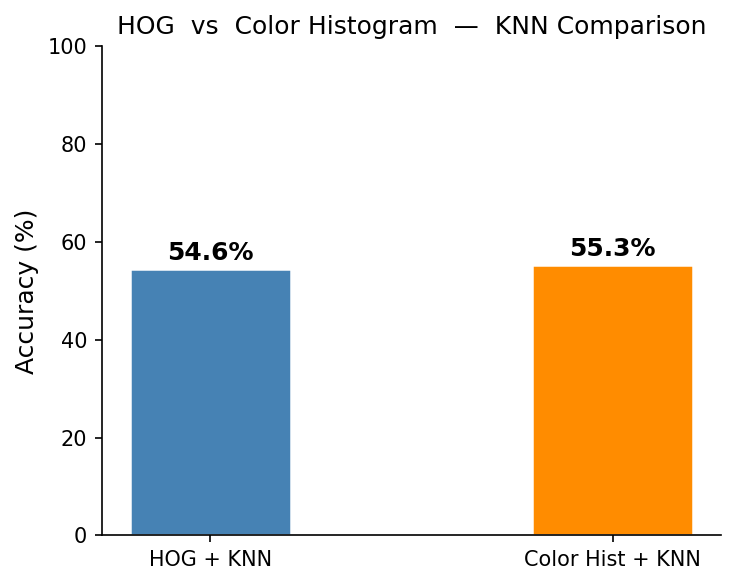
#> input picture comparison.png, 736 x 585 px; its folder holds only this picture in this run
$ python -i main.py   (imports and definitions only)
#> lines starting #> are read from the running program, lines starting #| are printed output that depends on the picture
#> further down, picture is the input picture: shape (585, 736, 3); mean B, G, R 217.5, 226.4, 231.9
import os
import numpy as np
import cv2
from tqdm import tqdm

from skimage.feature import hog
from sklearn.preprocessing import StandardScaler
from sklearn.decomposition import PCA
from sklearn.neighbors import KNeighborsClassifier
from sklearn.metrics import accuracy_score, classification_report, confusion_matrix

# -----------------------------
# ⚙️ إعدادات
# -----------------------------
IMG_SIZE = (128, 128)

# -----------------------------
# 🧠 Feature Extraction (HOG + Color)
# -----------------------------
def extract_features(image):
    img = cv2.resize(image, IMG_SIZE)
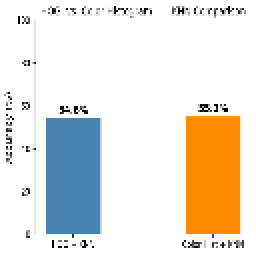
#> img: shape (128, 128, 3) (shown 2 times larger); mean B, G, R 218.1, 227, 232.4

    # تحسين الصورة
    img = cv2.GaussianBlur(img, (3,3), 0)
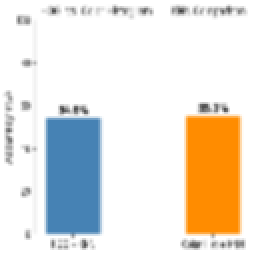
#> img: shape (128, 128, 3) (shown 2 times larger); mean B, G, R 218.1, 227, 232.4

    # --- HOG ---
    gray = cv2.cvtColor(img, cv2.COLOR_BGR2GRAY)
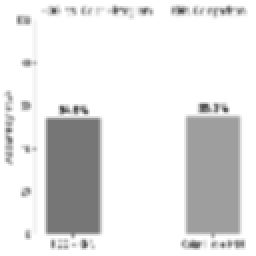
#> gray: shape (128, 128) (shown 2 times larger); min 68, max 255, mean 227.6

    hog_feat = hog(
        gray,
        orientations=12,
        pixels_per_cell=(16, 16),
        cells_per_block=(2, 2),
        block_norm='L2-Hys'
    )
#> hog_feat = 2352 values, max 0.707 at index 1452, min 0 at index 31, mean 0.0588

    # --- Color Histogram ---
    hist = cv2.calcHist([img], [0,1,2], None, [8,8,8],
                        [0,256,0,256,0,256])
    hist = cv2.normalize(hist, hist).flatten()
#> hist = 512 values, max 0.985 at index 511, min 0 at index 0, mean 0.00262

    # --- دمج ---
    return np.hstack([hog_feat, hist])


# -----------------------------
# 📥 تحميل البيانات
# -----------------------------
# [114 lines left out: functions load_data, main, not called in this run]


# [2 lines not run here, left out]

>>> import cv2
>>> picture = cv2.imread('comparison.png')
>>> result = extract_features(picture)
#> result = 2864 values, max 0.985 at index 2863, min 0 at index 31, mean 0.0487
